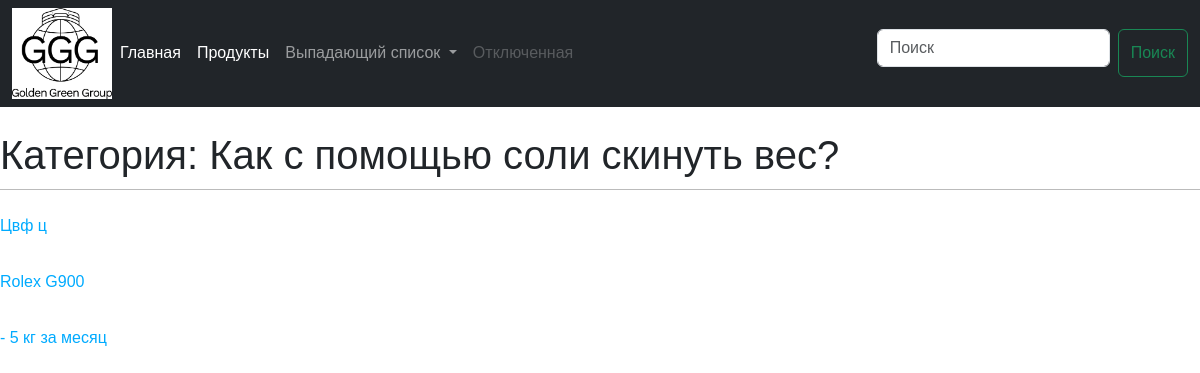
/1/category, run on the app's committed database.
### gimalian/models.py (models this page shows, shortened)
class Category(models.Model):
    title = models.CharField(max_length=155)
    def __str__(self):
        return self.title

class Post(models.Model):
    class Status(models.TextChoices):
        DRAFT = 'DF', 'Draft'
        PUBLISHED = 'PB', 'Published'
    title = models.CharField(max_length=155)
    category = models.ForeignKey(Category, on_delete=models.CASCADE, related_name='posts')
    tags = TaggableManager()
    slug = models.SlugField(max_length=250, unique_for_date='publish')
    body = models.TextField()
    created = models.DateTimeField(auto_now_add=True)
    updated = models.DateTimeField(auto_now=True)
    publish = models.DateTimeField(default=timezone.now)
    status = models.CharField(max_length=2, choices=Status.choices, default=Status.PUBLISHED)
    objects = models.Manager()
    published = PublishedManager()
    class Meta:
        ordering = ['-publish']
    def get_absolute_url(self):
        return reverse('gimalian:post_detail', args=[
            self.publish.year,
            self.publish.month,
            self.publish.day,
            self.slug])

### gimalian/views.py (the view)
# urls.py: path('<int:category_id>/category', category_share, name='category')
def category_share(request, category_id):
    category = Category.objects.filter(id=category_id)
    post = Post.published.filter(category__id=category_id)
    return render(request, 'gimalian/category.html', {'category': category,
                                                      'post': post})

### gimalian/models.py (called while the page is built)
    def get_queryset(self):
        return super().get_queryset().filter(status=Post.Status.PUBLISHED)

### templates/gimalian/category.html
{% extends 'base.html' %}
{% block content %}
{% for cat in category %}
<h1>Категория: {{ cat }}</h1>
{% endfor %}
{% for item in post %}
<p><a href="{{ item.get_absolute_url }}">{{ item.title }}</a></p>
{% endfor %}
{% endblock %}

### static/css/blog.css (style rules this page uses)
body { margin:0; padding:0; font-family:helvetica, sans-serif; }
a { color:#00abff; text-decoration:none; }
h1 { font-weight:normal; border-bottom:1px solid #bbb; padding:0 0 10px 0; }

### data on the page
Category: title "Как с помощью соли скинуть вес?"
Post: title "Цвф ц"
Post: title "Rolex G900"
Post: title "- 5 кг за месяц"
